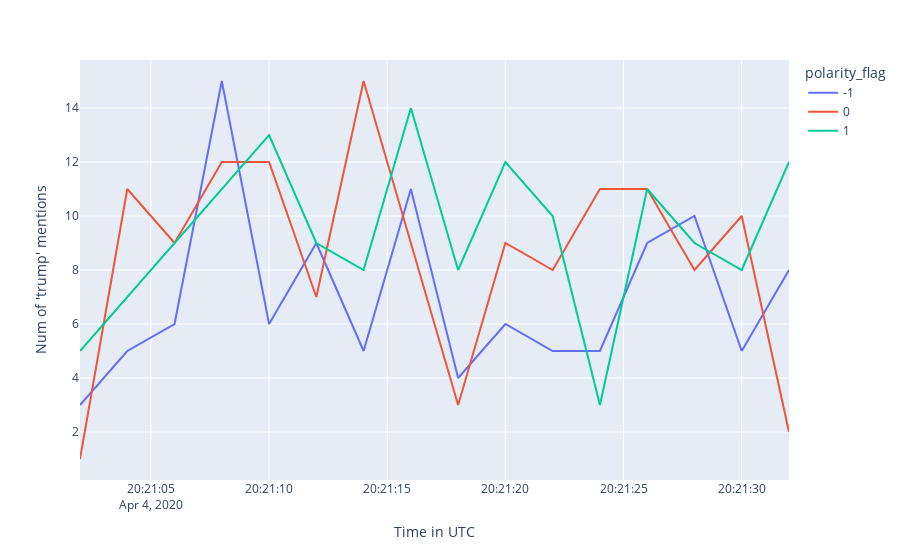

The notebook cell this image was saved under:
### Code cell
fig = px.line(result, x='Time in UTC',                      
    y="Num of '{}' mentions".format(TRACK_WORD),            
    color='polarity_flag')
fig.show()

### Figure 1 — Plotly figure (JSON) as saved in the notebook; plotly's stock layout.template omitted (floating-point values rounded to 4 significant figures)
{"data": [{"hovertemplate": "polarity_flag=-1<br>Time in UTC=%{x}<br>Num of 'trump' mentions=%{y}<extra></extra>", "legendgroup": "-1", "line": {"color": "#636efa", "dash": "solid"}, "mode": "lines", "name": "-1", "showlegend": true, "type": "scatter", "x": ["2020-04-04T20:21:02", "2020-04-04T20:21:04", "2020-04-04T20:21:06", "2020-04-04T20:21:08", "2020-04-04T20:21:10", "2020-04-04T20:21:12", "2020-04-04T20:21:14", "2020-04-04T20:21:16", "2020-04-04T20:21:18", "2020-04-04T20:21:20", "2020-04-04T20:21:22", "2020-04-04T20:21:24", "2020-04-04T20:21:26", "2020-04-04T20:21:28", "2020-04-04T20:21:30", "2020-04-04T20:21:32"], "xaxis": "x", "y": [3, 5, 6, 15, 6, 9, 5, 11, 4, 6, 5, 5, 9, 10, 5, 8], "yaxis": "y"}, {"hovertemplate": "polarity_flag=0<br>Time in UTC=%{x}<br>Num of 'trump' mentions=%{y}<extra></extra>", "legendgroup": "0", "line": {"color": "#EF553B", "dash": "solid"}, "mode": "lines", "name": "0", "showlegend": true, "type": "scatter", "x": ["2020-04-04T20:21:02", "2020-04-04T20:21:04", "2020-04-04T20:21:06", "2020-04-04T20:21:08", "2020-04-04T20:21:10", "2020-04-04T20:21:12", "2020-04-04T20:21:14", "2020-04-04T20:21:16", "2020-04-04T20:21:18", "2020-04-04T20:21:20", "2020-04-04T20:21:22", "2020-04-04T20:21:24", "2020-04-04T20:21:26", "2020-04-04T20:21:28", "2020-04-04T20:21:30", "2020-04-04T20:21:32"], "xaxis": "x", "y": [1, 11, 9, 12, 12, 7, 15, 9, 3, 9, 8, 11, 11, 8, 10, 2], "yaxis": "y"}, {"hovertemplate": "polarity_flag=1<br>Time in UTC=%{x}<br>Num of 'trump' mentions=%{y}<extra></extra>", "legendgroup": "1", "line": {"color": "#00cc96", "dash": "solid"}, "mode": "lines", "name": "1", "showlegend": true, "type": "scatter", "x": ["2020-04-04T20:21:02", "2020-04-04T20:21:04", "2020-04-04T20:21:06", "2020-04-04T20:21:08", "2020-04-04T20:21:10", "2020-04-04T20:21:12", "2020-04-04T20:21:14", "2020-04-04T20:21:16", "2020-04-04T20:21:18", "2020-04-04T20:21:20", "2020-04-04T20:21:22", "2020-04-04T20:21:24", "2020-04-04T20:21:26", "2020-04-04T20:21:28", "2020-04-04T20:21:30", "2020-04-04T20:21:32"], "xaxis": "x", "y": [5, 7, 9, 11, 13, 9, 8, 14, 8, 12, 10, 3, 11, 9, 8, 12], "yaxis": "y"}], "layout": {"autosize": true, "legend": {"title": {"text": "polarity_flag"}, "tracegroupgap": 0}, "margin": {"t": 60}, "xaxis": {"anchor": "y", "autorange": true, "domain": [0, 1], "range": ["2020-04-04 20:21:02", "2020-04-04 20:21:32"], "title": {"text": "Time in UTC"}, "type": "date"}, "yaxis": {"anchor": "x", "autorange": true, "domain": [0, 1], "range": [0.2222, 15.78], "title": {"text": "Num of 'trump' mentions"}, "type": "linear"}}}
